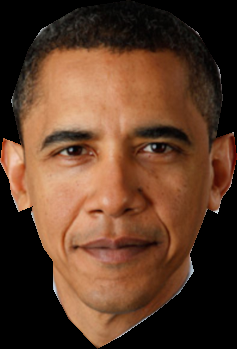
#> input picture Files/Features/InputFace-00/face.png, 237 x 349 px
$ python -i FilesCreator.py   (imports and definitions only)
#> lines starting #> are read from the running program, lines starting #| are printed output that depends on the picture; after the words box and inside, x2 and y2 are one past the last pixel; in counts of white or black regions, pixels touching at a corner belong together
#> further down, picture is the input picture: shape (349, 237, 3); mean B, G, R 40.7, 60.2, 92.7
import os

import numpy as np
import json
import cv2


class FilesCreator:
    def __init__(self):
        self.feature_base = {}

    # [42 lines left out: functions cutFeature, cutFace, not called in this run]

    def convertToRgba(self, image):
        tmp = cv2.cvtColor(image, cv2.COLOR_BGR2GRAY)
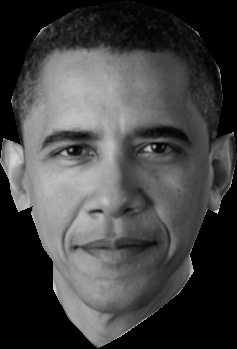
#> tmp: shape (349, 237); min 0, max 216, mean 67.7
        _, alpha = cv2.threshold(tmp, 0, 255, cv2.THRESH_BINARY)
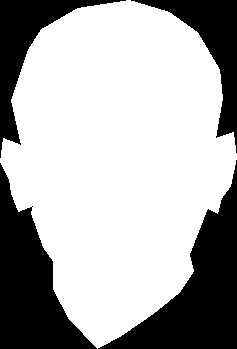
#> alpha: shape (349, 237); 68.3% white; 4 black regions, box (x1, y1, x2, y2) and area: (98, 160, 237, 349) 9261, (0, 163, 97, 349) 8268, (0, 0, 126, 158) 4441, (131, 0, 237, 153) 4277
        b, g, r = cv2.split(image)
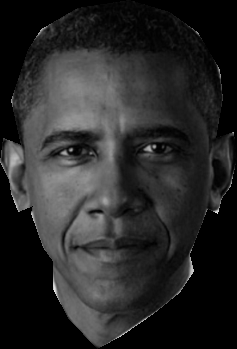
#> b: shape (349, 237); min 0, max 234, mean 40.7
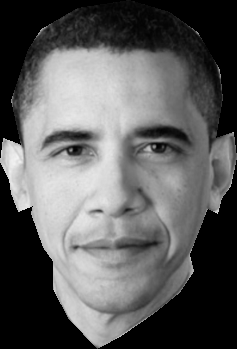
#> r: shape (349, 237); min 0, max 243, mean 92.7
        rgba = [b, g, r, alpha]
        dst = cv2.merge(rgba, 4)
        return dst

    # [21 lines left out: function createFiles, not called in this run]


# [23 lines not run here, left out]

>>> import cv2
>>> picture = cv2.imread('../Files/Features/InputFace-00/face.png')
>>> result = FilesCreator().convertToRgba(picture)

$ run again, on Files/Features/InputFace-00/hair.png
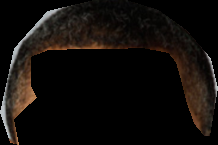
#> input picture Files/Features/InputFace-00/hair.png, 218 x 145 px
#> picture is the input picture: shape (145, 218, 3); mean B, G, R 10.6, 13.3, 17
#> in convertToRgba, `_, alpha = cv2.threshold(tmp, 0, 255, cv2.THRESH_BINARY)`:
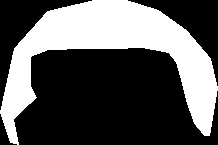
#> alpha: shape (145, 218); 35.3% white; 1 white region, box (x1, y1, x2, y2) and area: (0, 0, 218, 145) 11153
#> in convertToRgba, `b, g, r = cv2.split(image)`:
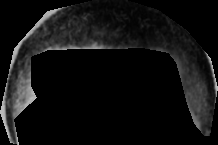
#> r: shape (145, 218); min 0, max 190, mean 17

$ run again, on Files/Features/InputFace-00/l_ear.png
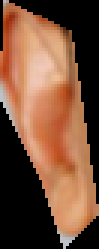
#> input picture Files/Features/InputFace-00/l_ear.png, 33 x 83 px (shown 3 times larger)
#> picture is the input picture: shape (83, 33, 3); mean B, G, R 56.6, 78.9, 117.9
#> in convertToRgba, `_, alpha = cv2.threshold(tmp, 0, 255, cv2.THRESH_BINARY)`:
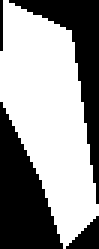
#> alpha: shape (83, 33) (shown 3 times larger); 58.1% white; 4 black regions (1 under 20 px), largest, box (x1, y1, x2, y2) and area: (0, 34, 21, 83) 581, (3, 0, 33, 68) 484, (22, 72, 33, 83) 66
#> in convertToRgba, `b, g, r = cv2.split(image)`:
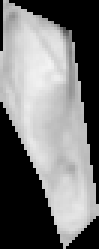
#> r: shape (83, 33) (shown 3 times larger); min 0, max 243, mean 117.9

$ run again, on Files/Features/InputFace-00/mouth.png
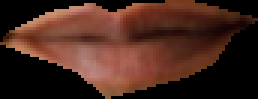
#> input picture Files/Features/InputFace-00/mouth.png, 86 x 33 px (shown 3 times larger)
#> picture is the input picture: shape (33, 86, 3); mean B, G, R 29.4, 39.5, 71.4
#> in convertToRgba, `_, alpha = cv2.threshold(tmp, 0, 255, cv2.THRESH_BINARY)`:
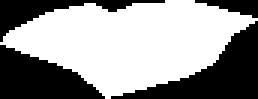
#> alpha: shape (33, 86) (shown 3 times larger); 59.3% white; 4 black regions, box (x1, y1, x2, y2) and area: (37, 7, 86, 33) 481, (0, 15, 35, 33) 392, (0, 0, 55, 14) 214, (65, 0, 86, 6) 69
#> in convertToRgba, `b, g, r = cv2.split(image)`:
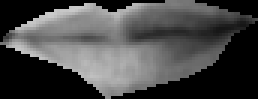
#> r: shape (33, 86) (shown 3 times larger); min 0, max 203, mean 71.4
